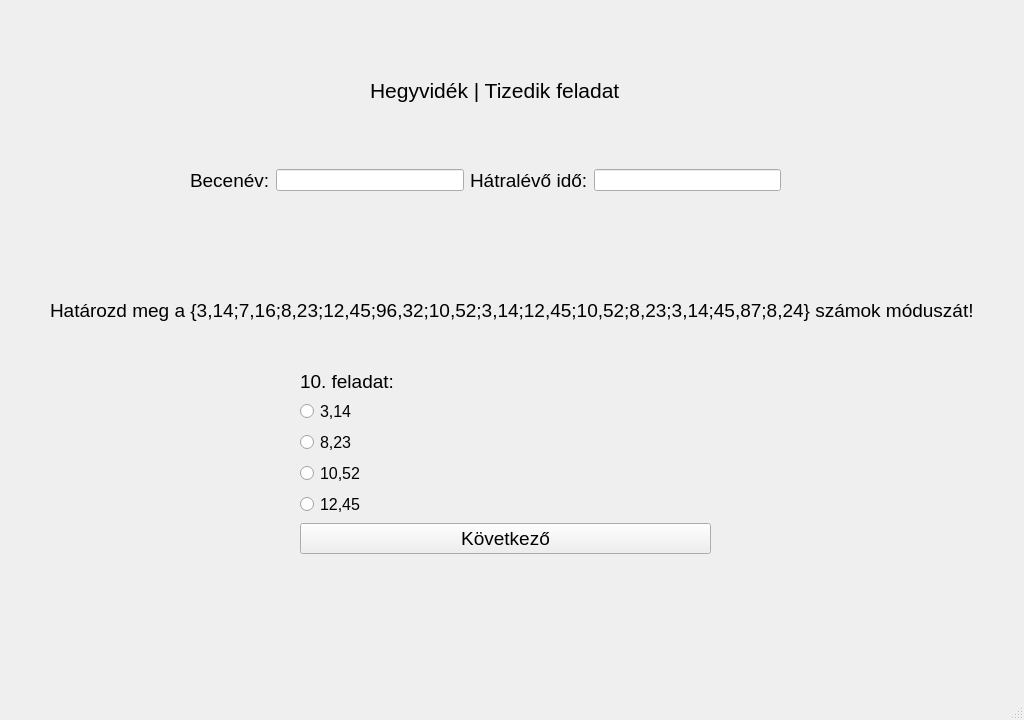
<?xml version="1.0" encoding="UTF-8"?>
<ui version="4.0">
 <class>ques1</class>
 <widget class="QMainWindow" name="ques1">
  <property name="geometry">
   <rect>
    <x>0</x>
    <y>0</y>
    <width>1024</width>
    <height>720</height>
   </rect>
  </property>
  <property name="windowTitle">
   <string>Játékos matematikai gyakorlóprogram</string>
  </property>
  <widget class="QWidget" name="centralwidget">
   <widget class="QLabel" name="label">
    <property name="geometry">
     <rect>
      <x>0</x>
      <y>-10</y>
      <width>1024</width>
      <height>720</height>
     </rect>
    </property>
    <property name="text">
     <string/>
    </property>
    <property name="pixmap">
     <pixmap>../szakdoga hátterek/game-background-cartoon-game-design-nature-asset-vector.jpg</pixmap>
    </property>
    <property name="scaledContents">
     <bool>true</bool>
    </property>
   </widget>
   <widget class="QLabel" name="label_4">
    <property name="geometry">
     <rect>
      <x>370</x>
      <y>70</y>
      <width>261</width>
      <height>41</height>
     </rect>
    </property>
    <property name="sizePolicy">
     <sizepolicy hsizetype="Expanding" vsizetype="Preferred">
      <horstretch>0</horstretch>
      <verstretch>0</verstretch>
     </sizepolicy>
    </property>
    <property name="font">
     <font>
      <pointsize>16</pointsize>
     </font>
    </property>
    <property name="cursor">
     <cursorShape>ArrowCursor</cursorShape>
    </property>
    <property name="text">
     <string>Hegyvidék | Tizedik feladat</string>
    </property>
   </widget>
   <widget class="QWidget" name="horizontalLayoutWidget">
    <property name="geometry">
     <rect>
      <x>190</x>
      <y>140</y>
      <width>591</width>
      <height>81</height>
     </rect>
    </property>
    <layout class="QHBoxLayout" name="horizontalLayout">
     <item>
      <widget class="QLabel" name="label_2">
       <property name="font">
        <font>
         <pointsize>14</pointsize>
        </font>
       </property>
       <property name="text">
        <string>Becenév:</string>
       </property>
      </widget>
     </item>
     <item>
      <widget class="QLineEdit" name="T1">
       <property name="sizePolicy">
        <sizepolicy hsizetype="Expanding" vsizetype="Fixed">
         <horstretch>0</horstretch>
         <verstretch>0</verstretch>
        </sizepolicy>
       </property>
      </widget>
     </item>
     <item>
      <widget class="QLabel" name="label_3">
       <property name="font">
        <font>
         <pointsize>14</pointsize>
        </font>
       </property>
       <property name="text">
        <string>Hátralévő idő:</string>
       </property>
      </widget>
     </item>
     <item>
      <widget class="QLineEdit" name="T2">
       <property name="sizePolicy">
        <sizepolicy hsizetype="Expanding" vsizetype="Fixed">
         <horstretch>0</horstretch>
         <verstretch>0</verstretch>
        </sizepolicy>
       </property>
      </widget>
     </item>
    </layout>
   </widget>
   <widget class="QWidget" name="formLayoutWidget">
    <property name="geometry">
     <rect>
      <x>300</x>
      <y>370</y>
      <width>411</width>
      <height>251</height>
     </rect>
    </property>
    <layout class="QFormLayout" name="formLayout">
     <property name="labelAlignment">
      <set>Qt::AlignLeading|Qt::AlignLeft|Qt::AlignTop</set>
     </property>
     <item row="1" column="0">
      <widget class="QLabel" name="label_5">
       <property name="font">
        <font>
         <pointsize>14</pointsize>
        </font>
       </property>
       <property name="text">
        <string>10. feladat:</string>
       </property>
      </widget>
     </item>
     <item row="2" column="0">
      <widget class="QRadioButton" name="R1">
       <property name="font">
        <font>
         <pointsize>12</pointsize>
        </font>
       </property>
       <property name="text">
        <string>3,14</string>
       </property>
      </widget>
     </item>
     <item row="3" column="0">
      <widget class="QRadioButton" name="R2">
       <property name="font">
        <font>
         <pointsize>12</pointsize>
        </font>
       </property>
       <property name="text">
        <string>8,23</string>
       </property>
      </widget>
     </item>
     <item row="4" column="0">
      <widget class="QRadioButton" name="R3">
       <property name="font">
        <font>
         <pointsize>12</pointsize>
        </font>
       </property>
       <property name="text">
        <string>10,52</string>
       </property>
      </widget>
     </item>
     <item row="6" column="0" colspan="2">
      <widget class="QPushButton" name="B1">
       <property name="font">
        <font>
         <pointsize>14</pointsize>
        </font>
       </property>
       <property name="text">
        <string>Következő</string>
       </property>
      </widget>
     </item>
     <item row="5" column="0">
      <widget class="QRadioButton" name="R4">
       <property name="font">
        <font>
         <pointsize>12</pointsize>
        </font>
       </property>
       <property name="text">
        <string>12,45</string>
       </property>
      </widget>
     </item>
    </layout>
   </widget>
   <widget class="QLabel" name="label_6">
    <property name="geometry">
     <rect>
      <x>50</x>
      <y>270</y>
      <width>941</width>
      <height>81</height>
     </rect>
    </property>
    <property name="font">
     <font>
      <pointsize>14</pointsize>
     </font>
    </property>
    <property name="text">
     <string>Határozd meg a {3,14;7,16;8,23;12,45;96,32;10,52;3,14;12,45;10,52;8,23;3,14;45,87;8,24} számok móduszát!</string>
    </property>
    <property name="scaledContents">
     <bool>true</bool>
    </property>
   </widget>
  </widget>
  <widget class="QMenuBar" name="menubar">
   <property name="geometry">
    <rect>
     <x>0</x>
     <y>0</y>
     <width>1024</width>
     <height>21</height>
    </rect>
   </property>
  </widget>
  <widget class="QStatusBar" name="statusbar"/>
 </widget>
 <resources/>
 <connections/>
</ui>
